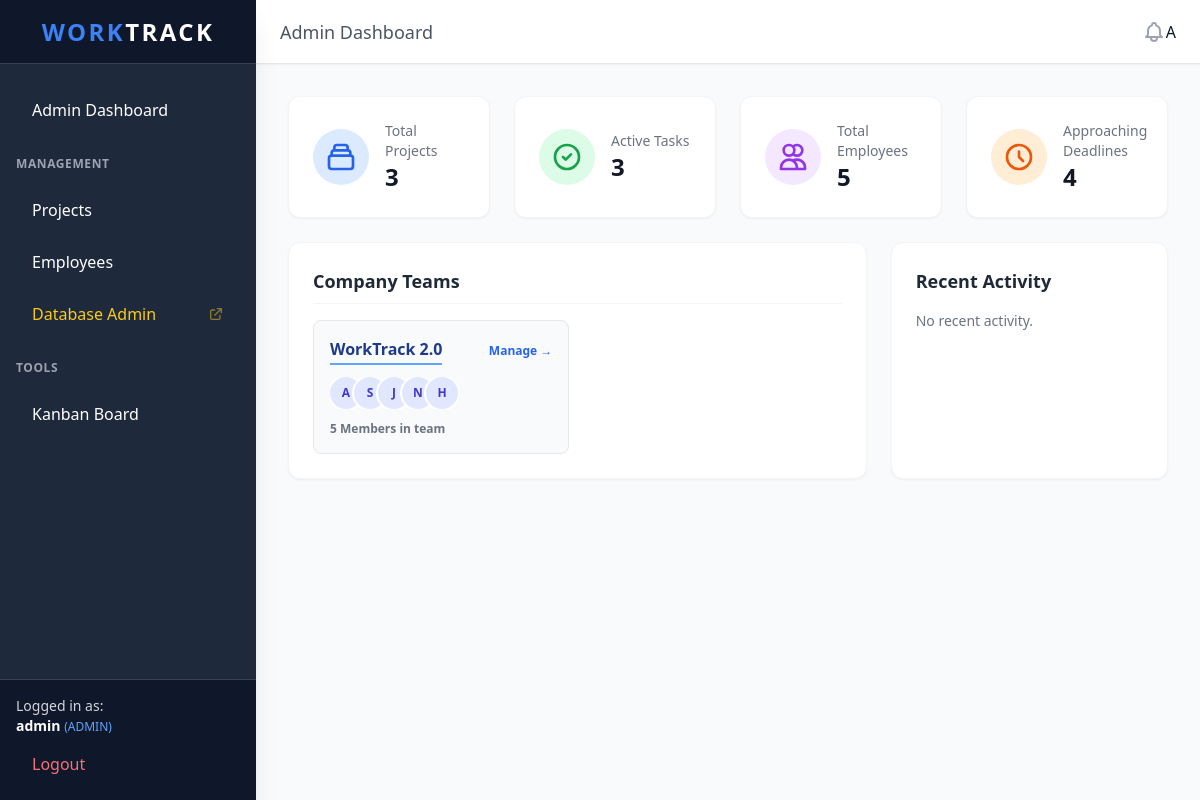
/ (signed in), run on the app's committed database.
### core/models.py (models this page shows, shortened)
class User(AbstractUser):
    class Role(models.TextChoices):
        ADMIN = 'ADMIN', _('Admin')
        EMPLOYEE = 'EMPLOYEE', _('Employee')
    role = models.CharField(
        max_length=50,
        choices=Role.choices,
        default=Role.EMPLOYEE,
    )

### core/views.py (the view, shortened to what this page needs)
# urls.py: path('', views.dashboard, name='dashboard'),
@login_required
def dashboard(request):
    import datetime
    from .models import User, Project, Task, Comment
    if request.user.role == 'ADMIN':
        from django.contrib.auth.models import Group
        context = {
            'total_projects': Project.objects.count(),
            'active_tasks': Task.objects.exclude(status='COMPLETED').count(),
            'total_employees': User.objects.filter(role='EMPLOYEE').count(),
            'approaching_deadlines': Task.objects.filter(deadline__lte=datetime.date.today() + datetime.timedelta(days=7)).count(),
            'recent_comments': Comment.objects.order_by('-created_at')[:5],
            'teams': Group.objects.prefetch_related('user_set').all()
        }
        return render(request, 'dashboard/admin_dashboard.html', context)

### core/context_processors.py (called while the page is built)
def unread_notifications(request):
    if request.user.is_authenticated:
        return {
            'notifications': request.user.notifications.filter(is_read=False).order_by('-created_at')[:5],
            'unread_count': request.user.notifications.filter(is_read=False).count()
        }
    return {}

### templates/dashboard/admin_dashboard.html (shortened to what this page needs)
{% extends 'base.html' %}
{% block header_title %}Admin Dashboard{% endblock %}
{% block content %}
<div class="space-y-6">
    <div class="grid grid-cols-1 md:grid-cols-2 lg:grid-cols-4 gap-6">
        <div class="bg-white rounded-xl shadow-sm border border-gray-100 p-6 flex items-center hover:shadow-md transition">
            <div class="p-3 rounded-full bg-blue-100 text-blue-600 mr-4">
                <svg class="w-8 h-8" fill="none" stroke="currentColor" viewBox="0 0 24 24"><path stroke-linecap="round" stroke-linejoin="round" stroke-width="2" d="M19 11H5m14 0a2 2 0 012 2v6a2 2 0 01-2 2H5a2 2 0 01-2-2v-6a2 2 0 012-2m14 0V9a2 2 0 00-2-2M5 11V9a2 2 0 012-2m0 0V5a2 2 0 012-2h6a2 2 0 012 2v2M7 7h10"></path></svg>
            </div>
            <div>
                <p class="text-sm font-medium text-gray-500">Total Projects</p>
                <p class="text-2xl font-bold text-gray-900">{{ total_projects }}</p>
            </div>
        </div>
        <div class="bg-white rounded-xl shadow-sm border border-gray-100 p-6 flex items-center hover:shadow-md transition">
            <div class="p-3 rounded-full bg-green-100 text-green-600 mr-4">
                <svg class="w-8 h-8" fill="none" stroke="currentColor" viewBox="0 0 24 24"><path stroke-linecap="round" stroke-linejoin="round" stroke-width="2" d="M9 12l2 2 4-4m6 2a9 9 0 11-18 0 9 9 0 0118 0z"></path></svg>
            </div>
            <div>
                <p class="text-sm font-medium text-gray-500">Active Tasks</p>
                <p class="text-2xl font-bold text-gray-900">{{ active_tasks }}</p>
            </div>
        </div>
        <div class="bg-white rounded-xl shadow-sm border border-gray-100 p-6 flex items-center hover:shadow-md transition">
            <div class="p-3 rounded-full bg-purple-100 text-purple-600 mr-4">
                <svg class="w-8 h-8" fill="none" stroke="currentColor" viewBox="0 0 24 24"><path stroke-linecap="round" stroke-linejoin="round" stroke-width="2" d="M12 4.354a4 4 0 110 5.292M15 21H3v-1a6 6 0 0112 0v1zm0 0h6v-1a6 6 0 00-9-5.197M13 7a4 4 0 11-8 0 4 4 0 018 0z"></path></svg>
            </div>
            <div>
                <p class="text-sm font-medium text-gray-500">Total Employees</p>
                <p class="text-2xl font-bold text-gray-900">{{ total_employees }}</p>
            </div>
        </div>
        <div class="bg-white rounded-xl shadow-sm border border-gray-100 p-6 flex items-center hover:shadow-md transition">
            <div class="p-3 rounded-full bg-orange-100 text-orange-600 mr-4">
                <svg class="w-8 h-8" fill="none" stroke="currentColor" viewBox="0 0 24 24"><path stroke-linecap="round" stroke-linejoin="round" stroke-width="2" d="M12 8v4l3 3m6-3a9 9 0 11-18 0 9 9 0 0118 0z"></path></svg>
            </div>
            <div>
                <p class="text-sm font-medium text-gray-500">Approaching Deadlines</p>
                <p class="text-2xl font-bold text-gray-900">{{ approaching_deadlines }}</p>
            </div>
        </div>
    </div>
    <div class="grid grid-cols-1 lg:grid-cols-3 gap-6">
        <div class="bg-white rounded-xl shadow-sm border border-gray-100 p-6 lg:col-span-2">
            <div class="flex justify-between items-center mb-4 border-b border-gray-100 pb-2">
                <h3 class="text-lg font-bold text-gray-800">Company Teams</h3>
            </div>
            <div class="grid grid-cols-1 md:grid-cols-2 gap-4 mt-4">
                {% for team in teams %}
                <div class="bg-gray-50 rounded-lg border border-gray-200 p-4 hover:shadow-sm transition">
                    <div class="flex justify-between items-center mb-3">
                        <h4 class="font-bold text-blue-900 border-b-2 border-blue-400 pb-0.5">{{ team.name }}</h4>
                        <a href="{% url 'admin:auth_group_change' team.id %}" class="text-xs text-blue-600 hover:underline font-bold">Manage &rarr;</a>
                    </div>
                    <div class="flex -space-x-2 overflow-hidden mb-3">
                        {% for member in team.user_set.all|slice:":5" %}
                        <div class="inline-block h-8 w-8 rounded-full ring-2 ring-white bg-indigo-100 flex items-center justify-center text-xs font-bold text-indigo-700" title="{{ member.username }}">
                            {{ member.username|make_list|first|upper }}
                        </div>
                        {% empty %}
                        <span class="text-xs text-gray-400">No members assigned to this team.</span>
                        {% endfor %}
                    </div>
                    <p class="text-xs text-gray-500 font-semibold">{{ team.user_set.count }} Members in team</p>
                </div>
                {% endfor %}
            </div>
        </div>
        <div class="bg-white rounded-xl shadow-sm border border-gray-100 p-6">
            <h3 class="text-lg font-bold text-gray-800 mb-4">Recent Activity</h3>
            <div class="space-y-4">
                <p class="text-sm text-gray-500">No recent activity.</p>
            </div>
        </div>
    </div>
</div>
{% endblock %}

### templates/base.html (shortened to what this page needs)
<!DOCTYPE html>
<html lang="en">
<head>
    <script src="https://cdn.tailwindcss.com"></script>
</head>
<body class="bg-gray-50 text-gray-900 min-h-screen flex">
    {% if user.is_authenticated %}
    <aside class="w-64 bg-[#1e293b] text-white flex flex-col hidden md:flex shadow-xl z-20">
        <div class="h-16 flex items-center justify-center font-bold text-2xl tracking-widest border-b border-gray-700 bg-[#0f172a]">
            <span class="text-blue-500">WORK</span>TRACK
        </div>
        <nav class="flex-1 px-4 py-6 space-y-2 overflow-y-auto">
            {% if user.role == 'ADMIN' %}
            <a href="{% url 'dashboard' %}" class="block px-4 py-2.5 rounded-lg transition-all duration-200 hover:bg-blue-600 hover:translate-x-1">Admin Dashboard</a>
            <div class="pt-4 pb-2 text-xs font-semibold text-gray-400 uppercase tracking-wider">Management</div>
            <a href="{% url 'project_list' %}" class="block px-4 py-2.5 rounded-lg transition-all duration-200 hover:bg-gray-700 hover:translate-x-1">Projects</a>
            <a href="{% url 'employee_list' %}" class="block px-4 py-2.5 rounded-lg transition-all duration-200 hover:bg-gray-700 hover:translate-x-1">Employees</a>
            <a href="{% url 'admin:index' %}" class="block px-4 py-2.5 rounded-lg transition-all duration-200 hover:bg-gray-700 hover:translate-x-1 text-yellow-400 flex items-center justify-between">
                <span>Database Admin</span>
                <svg class="w-4 h-4 opacity-50" fill="none" stroke="currentColor" viewBox="0 0 24 24"><path stroke-linecap="round" stroke-linejoin="round" stroke-width="2" d="M10 6H6a2 2 0 00-2 2v10a2 2 0 002 2h10a2 2 0 002-2v-4M14 4h6m0 0v6m0-6L10 14"></path></svg>
            </a>
            {% endif %}
            <div class="pt-4 pb-2 text-xs font-semibold text-gray-400 uppercase tracking-wider">Tools</div>
            <a href="{% url 'kanban' %}" class="block px-4 py-2.5 rounded-lg transition-all duration-200 hover:bg-gray-700 hover:translate-x-1">Kanban Board</a>
        </nav>
        <div class="p-4 border-t border-gray-700 bg-[#0f172a]">
            <div class="mb-2 text-sm text-gray-300">Logged in as:<br><strong class="text-white">{{ user.username }}</strong> <span class="text-xs text-blue-400">({{ user.role }})</span></div>
            <form method="post" action="{% url 'logout' %}">
                <button type="submit" class="w-full text-left px-4 py-2 text-red-400 hover:text-white transition-colors duration-200 rounded-lg hover:bg-red-600/80">Logout</button>
            </form>
        </div>
    </aside>
    {% endif %}
    <main class="flex-1 flex flex-col h-screen overflow-hidden">
        {% if user.is_authenticated %}
        <header class="h-16 bg-white shadow-sm border-b border-gray-200 flex items-center justify-between px-6 z-10">
            <div class="hidden md:block font-medium text-gray-600 text-lg">
                {% block header_title %}Dashboard{% endblock %}
            </div>
            <div class="flex items-center space-x-5">
                <div class="relative group">
                    <button class="text-gray-400 hover:text-blue-600 transition relative focus:outline-none py-2">
                    </button>
                </div>
                    {{ user.username|make_list|first|upper }}
                </div>
        </header>
        {% endif %}
        <div class="flex-1 overflow-auto p-4 md:p-8 transition-all bg-gray-50 relative">
            {% block content %}{% endblock %}
        </div>
    </main>
</body>
</html>

### data on the page
User: username "admin", role "ADMIN", username|make_list "A"
User: username|make_list "S"
User: username|make_list "J"
User: username|make_list "N"
User: username|make_list "H"

### other printed values
{{ total_projects }} "3"
{{ active_tasks }} "3"
{{ total_employees }} "5"
{{ approaching_deadlines }} "4"
{{ team.name }} "WorkTrack 2.0"
{{ team.user_set.count }} "5"
